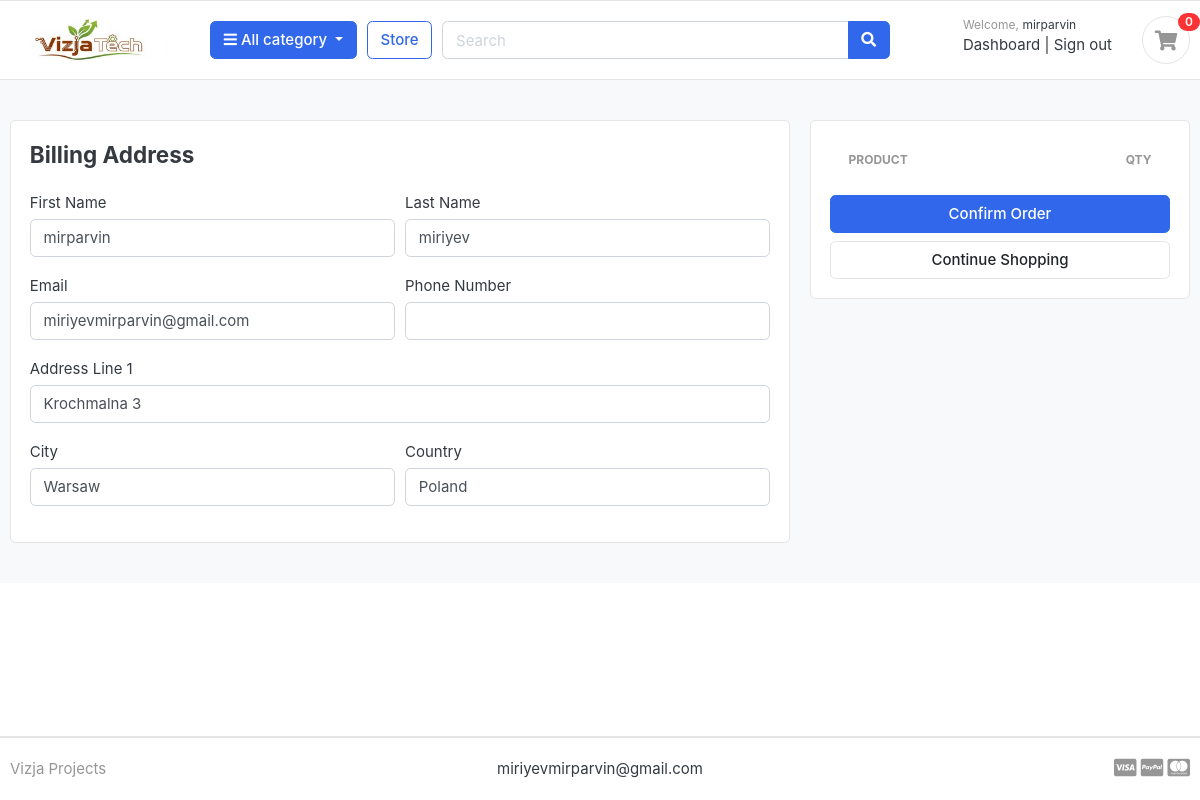
The app's page /cart/checkout/ (signed in) with its own data.
### accounts/models.py (models this page shows, shortened)
class Account(AbstractBaseUser):
    first_name = models.CharField(max_length=50)
    last_name = models.CharField(max_length=50)
    username = models.CharField(max_length=50, unique=True)
    email = models.EmailField(max_length=100, unique=True)
    phone_number = models.CharField(max_length=50)
    date_joined = models.DateTimeField(auto_now_add=True)
    last_login = models.DateTimeField(auto_now_add=True)
    is_admin = models.BooleanField(default=False)
    is_staff = models.BooleanField(default=False)
    is_active = models.BooleanField(default=False)
    is_superadmin = models.BooleanField(default=False)
    USERNAME_FIELD = 'email'
    REQUIRED_FIELDS = ['username', 'first_name', 'last_name']
    objects = MyAccountManager()

class UserProfile(models.Model):
    user = models.OneToOneField(Account, on_delete=models.CASCADE)
    address_line_1 = models.CharField(blank=True, max_length=100)
    address_line_2 = models.CharField(blank=True, max_length=100)
    profile_picture = models.ImageField(blank=True, upload_to='userprofile')
    city = models.CharField(blank=True, max_length=20)
    state = models.CharField(blank=True, max_length=20)
    country = models.CharField(blank=True, max_length=20)

### carts/views.py (the view)
# urls.py: path('checkout/', views.checkout, name='checkout'),
@login_required(login_url='login')
def checkout(request, total=0, quantity=0, cart_items=None):
    tax = 0
    grand_total = 0
    try:
        if request.user.is_authenticated:
            cart_items = CartItem.objects.filter(user=request.user, is_active=True)
        else:
            cart = Cart.objects.get(cart_id=_cart_id(request))
            cart_items = CartItem.objects.filter(cart=cart, is_active=True)
        for cart_item in cart_items:
            total += (cart_item.product.price * cart_item.quantity)
            quantity += cart_item.quantity
        tax = (2 * total)/100
        grand_total = total + tax
        userprofile = UserProfile.objects.get(user=request.user)
    except ObjectDoesNotExist:
        userprofile = None
    context = {
        'total': total,
        'quantity': quantity,
        'cart_items': cart_items,
        'tax': tax,
        'grand_total': grand_total,
        'userprofile': userprofile, # Added to context
    }
    return render(request, 'store/checkout.html', context)

### carts/context_processors.py (called while the page is built)
def counter(request):
    cart_count = 0
    if 'admin' in request.path:
        return {}
    else:
        try:
            if request.user.is_authenticated:
                cart_items = CartItem.objects.all().filter(user=request.user)
            else:
                cart = Cart.objects.filter(cart_id=_cart_id(request))
                cart_items = CartItem.objects.all().filter(cart=cart[:1])
            for cart_item in cart_items:
                cart_count += cart_item.quantity
        except Cart.DoesNotExist:
            cart_count = 0
    return dict(cart_count=cart_count)

### category/context_processors.py (called while the page is built)
def menu_links(request):
    links = Category.objects.all()
    return dict(links=links)

### category/models.py (called while the page is built)
    def get_url(self):
        return reverse('products_by_category', args=[self.slug])

### templates/store/checkout.html (shortened to what this page needs)
{% extends 'base.html' %}
{% load static %}
{% block content %}
<section class="section-content padding-y bg">
    <div class="container">
        <form action="{% url 'place_order' %}" method="POST">
            <div class="row">
                <aside class="col-lg-8">
                    <div class="card">
                        <div class="card-body">
                            <h4 class="card-title mb-4">Billing Address</h4>
                            <div class="form-row">
                                <div class="col form-group">
                                    <label for="">First Name</label>
                                    <input type="text" name="first_name" class="form-control" value="{{ user.first_name }}" required>
                                </div>
                                <div class="col form-group">
                                    <label for="">Last Name</label>
                                    <input type="text" name="last_name" class="form-control" value="{{ user.last_name }}" required>
                                </div>
                            </div>
                            <div class="form-row">
                                <div class="col form-group">
                                    <label for="">Email</label>
                                    <input type="email" name="email" class="form-control" value="{{ user.email }}" required>
                                </div>
                                <div class="col form-group">
                                    <label for="">Phone Number</label>
                                    <input type="text" name="phone" class="form-control" value="{{ user.phone }}" required>
                                </div>
                            </div>
                            <div class="form-group">
                                <label for="">Address Line 1</label>
                                <input type="text" name="address_line_1" class="form-control" value="{{ userprofile.address_line_1 }}" required>
                            </div>
                            <div class="form-row">
                                <div class="col form-group">
                                    <label for="">City</label>
                                    <input type="text" name="city" class="form-control" value="{{ userprofile.city }}" required>
                                </div>
                                <div class="col form-group">
                                    <label for="">Country</label>
                                    <input type="text" name="country" class="form-control" value="{{ userprofile.country }}" required>
                                </div>
                            </div>
                        </div>
                    </div>
                </aside>
                <aside class="col-lg-4">
                    <div class="card">
                        <div class="card-body">
                            <table class="table table-borderless table-shopping-cart">
                                <thead class="text-muted">
                                    <tr class="small text-uppercase">
                                        <th scope="col">Product</th>
                                        <th scope="col" width="50">Qty</th>
                                    </tr>
                                </thead>
                            </table>
                            <button type="submit" name="submit" class="btn btn-primary btn-block">Confirm Order</button>
                            <a href="{% url 'store' %}" class="btn btn-light btn-block">Continue Shopping</a>
                        </div>
                    </div>
                </aside>
            </div>
        </form> </div>
</section>
{% endblock %}

### templates/includes/navbar.html (shortened to what this page needs)
{%load static%}
 <header class="section-header">
<section class="header-main border-bottom">
    <div class="container">
<div class="row align-items-center">
    <div class="col-lg-2 col-md-3 col-6">
        <a href="{%url 'home'%}" class="brand-wrap">
            <img class="logo" src="{%static './images/vizja-tech.jpg' %}">
        </a>
    </div>
    <div class="col-lg col-sm col-md col-6 flex-grow-0">
        <div class="category-wrap dropdown d-inline-block float-right">
            <button type="button" class="btn btn-primary dropdown-toggle" data-toggle="dropdown">
                <i class="fa fa-bars"></i> All category
            </button>
        </div>
    </div>
    <a href="{%url 'store'%}" class="btn btn-outline-primary">Store</a>
    <div class="col-lg  col-md-6 col-sm-12 col">
        <form action="{% url 'search' %}" class="search" method ='GET'>
            <div class="input-group w-100">
                <input type="text" class="form-control" style="width:60%;" placeholder="Search" name="keyword">
                <div class="input-group-append">
                  <button class="btn btn-primary" type="submit">
                    <i class="fa fa-search"></i>
                  </button>
                </div>
            </div>
        </form>
    </div>
    <div class="col-lg-3 col-sm-6 col-8 order-2 order-lg-3">
                <div class="d-flex justify-content-end mb-3 mb-lg-0">
                    <div class="widget-header">
                        {% if user.id is None %}
                        <small class="title text-muted">Welcome guest!</small>
                        <div>
                            <a href="{% url 'login' %}">Sign in</a> <span class="dark-transp"> | </span>
                            <a href="{% url 'register' %}"> Register</a>
                        </div>
                        {% else %}
                        <small class="title text-muted">Welcome, <a href="{% url 'dashboard' %}">{{ user.first_name }}</a></small>
                        <div>
                            <a href="{% url 'dashboard' %}">Dashboard</a> <span class="dark-transp"> | </span>
                            <a href="{% url 'logout' %}">Sign out</a>
                        </div>
                        {% endif %}
                    </div>
                    <a href="{%url 'cart'%}" class="widget-header pl-3 ml-3">
                        <div class="icon icon-sm rounded-circle border"><i class="fa fa-shopping-cart"></i></div>
                        <span class="badge badge-pill badge-danger notify">{{cart_count}}</span>
                    </a>
                </div>
            </div>
</div>
    </div>
</section>
</header>

### vizja_tech/static/css/ui.css (style rules this page uses)
html { font-family: "Inter", sans-serif; font-size: 15px; }
.icon-xs, .icon-sm, .icon-md, .icon-lg { display: inline-block; text-align: center; flex-shrink: 0; flex-grow: 0; }
.icon-sm { width: 48px; height: 48px; line-height: 48px !important; font-size: 20px; }
.padding-y { padding-top: 40px; padding-bottom: 40px; }
article:after, .form-group:after { display: block; clear: both; content: ""; }
.bg { background-color: #f8f9fa; }
.header-main { position: relative; padding-top: 1rem; padding-bottom: 1rem; }
.brand-wrap .logo, .navbar-brand .logo { margin-right: 7px; max-height: 42px; display: inline-block; }
.widget-header { display: inline-block; vertical-align: middle; position: relative; }
.widget-header a { color: #343a40; }
.widget-header i { color: #969696; }
.widget-header .title { display: block; }
.widget-header .notify { position: absolute; top: -3px; right: -10px; }
.btn-light { background-color: #fff; border-color: #e4e4e4; }
.notify { position: absolute; top: -4px; right: -10px; display: inline-block; padding: 0.25em 0.6em; font-size: 12px; line-height: 1; text-align: center; border-radius: 3rem; color: #fff; background-color: #fa3434; }
.table-shopping-cart.table td, .table-shopping-cart.table th { padding-left: 1.25rem; padding-right: 1.25rem; }

### templates/base.html (style rules this page uses)
html, body { height: 100%; }
body { display: flex; flex-direction: column; }

### records on screen
Account: first_name "mirparvin", last_name "miriyev", email "miriyevmirparvin@gmail.com"
UserProfile: address_line_1 "Krochmalna 3", city "Warsaw", country "Poland"

### other values on screen
{{ cart_count }} "0"
